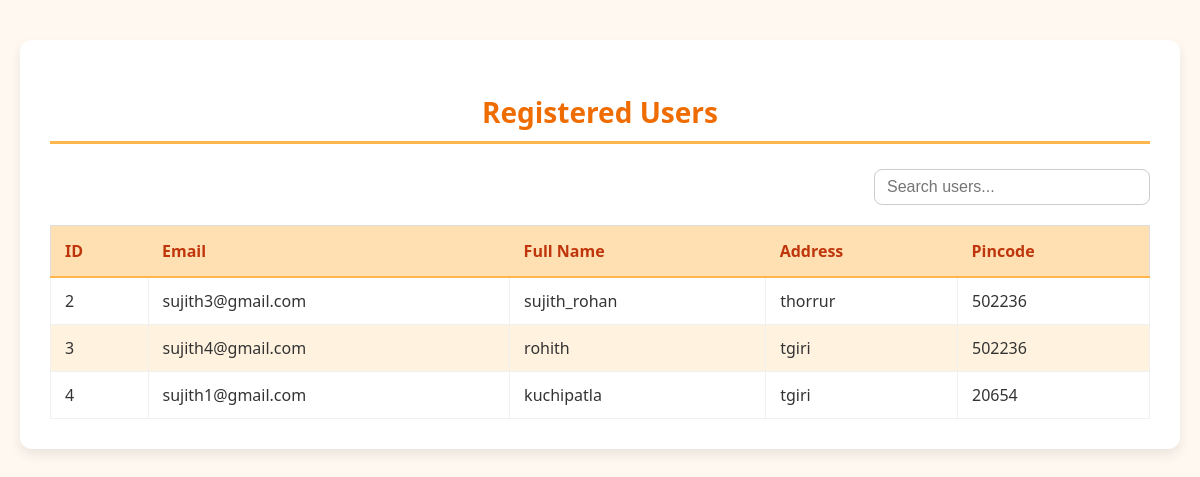
The app's page /users (signed in) with its own data.
### models/models.py (models this page shows, shortened)
class User(db.Model):
    __tablename__ = 'users'
    id = db.Column(db.Integer, primary_key=True)
    email = db.Column(db.String(100), unique=True, nullable=False)
    password = db.Column(db.String(100), nullable=False)  # Plain text (change to hashed in production)
    name = db.Column(db.String(100), nullable=False)
    address = db.Column(db.String(200))
    pin_code = db.Column(db.String(10))
    role = db.Column(db.String(10), default='user')  # 'user' or 'admin'
    reservations = db.relationship('ReserveSpot', backref='user', lazy=True)

### controllers/admin_controller.py (the view)
@admin_bp.route('/users')
@admin_only
def registered_users():
    users = User.query.filter_by(role='user').all()
    return render_template('admin/users.html', users=users)

### controllers/admin_controller.py (called while the page is built)
def admin_only(f):
    from functools import wraps
    @wraps(f)
    def wrapper(*args, **kwargs):
        if session.get('user_role') != 'admin':
            flash("Access denied. Admins only!", "danger")
            return redirect(url_for('auth.login'))
        return f(*args, **kwargs)
    return wrapper

### templates/admin/users.html (shortened to what this page needs)
<!DOCTYPE html>
<html lang="en">
<head>
    <link rel="stylesheet" href="{{ url_for('static', filename='css/main.css') }}">
</head>
<body>
    <div class="user-container">
        <h2 class="user-title">Registered Users</h2>
        <div class="search-container">
            <input type="text" id="searchInput" class="search-input" placeholder="Search users...">
        </div>
        <table class="user-table" id="userTable">
            <thead>
                <tr>
                    <th>ID</th>
                    <th>Email</th>
                    <th>Full Name</th>
                    <th>Address</th>
                    <th>Pincode</th>
                </tr>
            </thead>
            <tbody>
                {% for user in users %}
                <tr>
                    <td>{{ user.id }}</td>
                    <td>{{ user.email }}</td>
                    <td>{{ user.name }}</td>
                    <td>{{ user.address }}</td>
                    <td>{{ user.pin_code }}</td>
                </tr>
                {% endfor %}
            </tbody>
        </table>
    </div>
</body>
</html>

### static/css/main.css (style rules this page uses)
body { font-family: Arial, sans-serif; background-color: #f8f9fa; padding: 1.5rem; }
h2 { color: #343a40; }
body { background-color: #FFF8F0; font-family: 'Segoe UI', Tahoma, Geneva, Verdana, sans-serif; margin: 0; padding: 0; }
.user-container { max-width: 1100px; margin: 40px auto; padding: 30px; background-color: #ffffff; border-radius: 12px; box-shadow: 0 6px 12px rgba(0, 0, 0, 0.08); }
.user-title { text-align: center; font-size: 28px; font-weight: 700; color: #EF6C00; margin-bottom: 25px; border-bottom: 3px solid #FFB74D; padding-bottom: 10px; }
.user-table { width: 100%; border-collapse: collapse; background-color: #ffffff; border: 1px solid #ddd; font-size: 16px; }
.user-table thead { background-color: #FFE0B2; }
.user-table th { color: #BF360C; font-weight: 600; padding: 14px; text-align: left; border-bottom: 2px solid #FFB74D; }
.user-table td { padding: 12px 14px; border: 1px solid #f0f0f0; color: #333; }
.user-table tr:nth-child(even) { background-color: #FFF3E0; }

### templates/admin/users.html (style rules this page uses)
.search-container { text-align: right; margin-bottom: 20px; }
.search-input { padding: 8px 12px; width: 250px; font-size: 16px; border: 1px solid #ccc; border-radius: 8px; }

### records on screen
User: id "2", email "sujith3@gmail.com", name "sujith_rohan", address "thorrur", pin_code "502236"
User: id "3", email "sujith4@gmail.com", name "rohith", address "tgiri", pin_code "502236"
User: id "4", email "sujith1@gmail.com", name "kuchipatla", address "tgiri", pin_code "20654"
